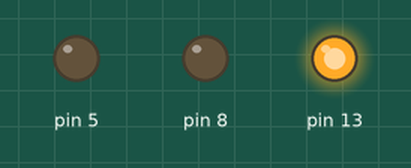
Simulated run of this sketch. Board: Arduino Uno, built with avr-gcc and run on an emulated ATmega328P. On the bench: output pins drawn as LEDs (lit = HIGH).

Above: at 0.5 s.
At 2.5 s:
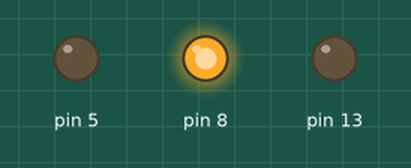
At 4.5 s:
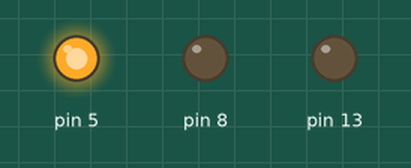
At 5.5 s:
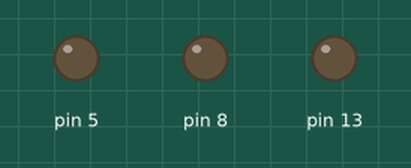
Timing chart, 0 to 7.8 s (numbered marks = the images above):
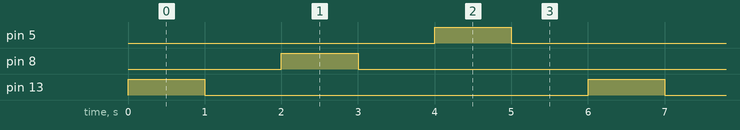

Measured:
- by itself, pin 5, pin 8, pin 13: alternates HIGH for 1.0 s and LOW for 5.0 s
- by itself, everything shown: repeats every 6.0 s, in 6 steps

The sketch:

Ligts.ino
```cpp
/*
  Зажигаем светодиод на одну секунду, затем выключаем его на
  одну  секунду в цикле.
 */

void setup() {
  // Инициализируем цифровой вход/выход в режиме выхода.
  // Выход 13 на большинстве плат Arduino подключен к светодиоду на плате.
  pinMode(13, OUTPUT);
  pinMode(8, OUTPUT);
  pinMode(5, OUTPUT);
}

void loop() {
  digitalWrite(13, HIGH);   // зажигаем светодиод 1
  delay(1000);              // ждем секунду
  digitalWrite(13, LOW);    // выключаем светодиод 1
  delay(1000);  // ждем секунду

  digitalWrite(8, HIGH);   // зажигаем светодиод
  delay(1000);              // ждем секунду
  digitalWrite(8, LOW);    // выключаем светодиод
  delay(1000);

  digitalWrite(5, HIGH);   // зажигаем светодиод
  delay(1000);              // ждем секунду
  digitalWrite(5, LOW);    // выключаем светодиод
  delay(1000);

}
```
